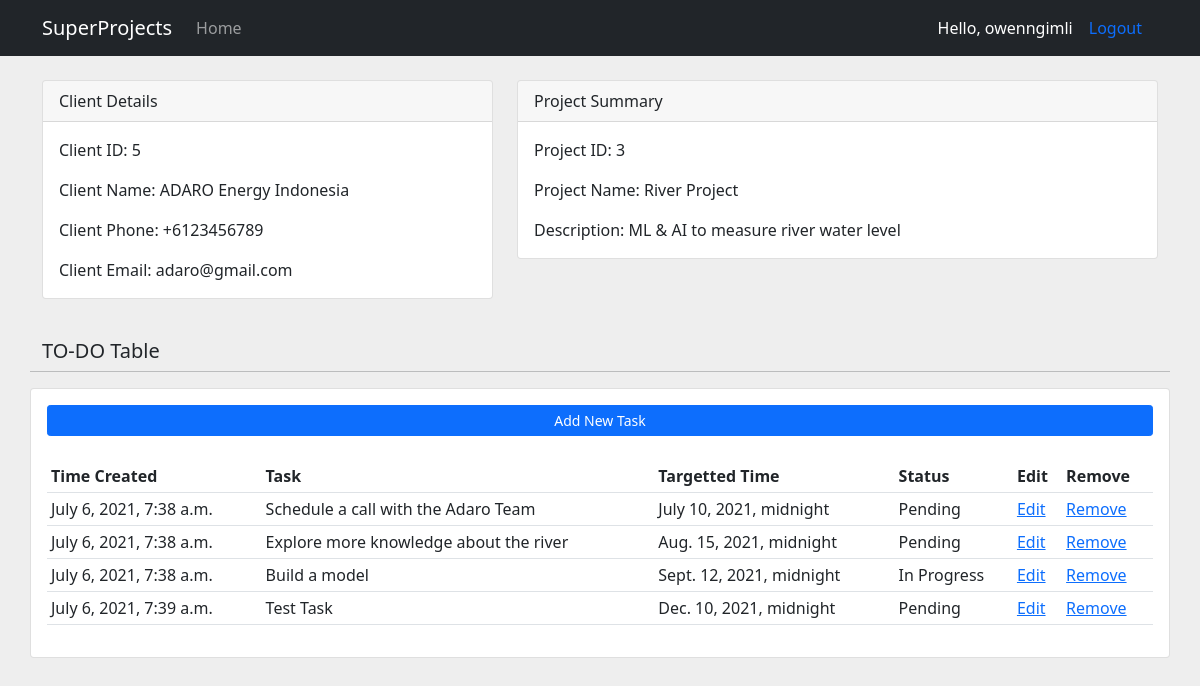
Screenshot of /details/3/ (signed in) with the database file from the repository.
### project/models.py (models this page shows, shortened)
class Client(models.Model):
    name = models.CharField(max_length=128, null=True)
    phone = models.CharField(max_length=20, null=True, blank=True)
    email = models.CharField(max_length=50, null=True)
    date_created = models.DateTimeField(auto_now_add=True) #auto_now is for future dates (e.g. modify date)

class Project(models.Model):
    STATUS = (
        ('Pending', 'Pending'),
        ('In Progress', 'In Progress'),
        ('Done', 'Done')
    )
    name = models.CharField(max_length=128)
    deadline = models.DateTimeField()
    date_created = models.DateTimeField(auto_now_add=True)
    description = models.TextField(max_length=128, null=True, blank=True)
    status = models.CharField(max_length=20, null=True, choices=STATUS)
    client = models.ForeignKey(Client, null=True, blank=True, on_delete=models.SET_NULL)

class Todolist(models.Model):
    STATUS = (
        ('Pending', 'Pending'),
        ('In Progress', 'In Progress'),
        ('Done', 'Done')
    )
    task = models.CharField(max_length=128, null=True)
    date_created = models.DateTimeField(auto_now_add=True)
    target_time = models.DateTimeField()
    status = models.CharField(max_length=20, null=True, choices=STATUS)
    project = models.ForeignKey(Project, null=True, on_delete=models.CASCADE)

### project/views.py (the view)
# urls.py: path('details/<str:pk_project>/', views.details, name='project'),
@login_required(login_url='login')
def details(request, pk_project):
    project = Project.objects.get(id=pk_project)
    client = project.client
    todolist = project.todolist_set.all()
    context = {
        "project": project,
        "client": client,
        "todolist": todolist
    }
    return render(request, 'project/details.html', context)

### project/templates/project/details.html
{% extends 'project/base.html' %}
{% block content %}
<br />
<div class="container">
  <div class="row">
    <div class="col-md-5">
      <div class="card mb-3">
        <div class="card-header">Client Details</div>
        <div class="card-body">
          <p class="card-text">Client ID: {{ client.id }}</p>
          <p class="card-text">Client Name: {{ client.name }}</p>
          <p class="card-text">Client Phone: {{ client.phone }}</p>
          <p class="card-text">Client Email: {{ client.email }}</p>
        </div>
      </div>
    </div>
    <div class="col-md-7">
      <div class="card mb-3">
        <div class="card-header">Project Summary</div>
        <div class="card-body">
          <p class="card-text">Project ID: {{ project.id }}</p>
          <p class="card-text">Project Name: {{ project.name }}</p>
          <p class="card-text">Description: {{ project.description }}</p>
        </div>
      </div>
    </div>
  </div>
  {% include 'project/todolist.html' %}
</div>
{% endblock %}

### project/templates/project/navbar.html (shortened to what this page needs)
<nav class="navbar navbar-expand-lg navbar-dark bg-dark">
  <div class="container container-fluid">
    <a class="navbar-brand" href="#">SuperProjects</a>
    <div class="collapse navbar-collapse" id="navbarNav">
      <ul class="navbar-nav">
        <li class="nav-item">
          <a class="nav-link" href="{% url 'home' %}">Home</a>
        </li>
      </ul>
    </div>
    <span class="mr-3" style="color: white">Hello, {{ request.user }}</span>
    <span><a class="nav-link" href="{% url 'logout' %}">Logout</a></span>
  </div>
</nav>

### project/templates/project/todolist.html
<br />
<div class="row">
  <h5>TO-DO Table</h5>
  <hr />
  <div class="card card-body">
    <a
      class="btn btn-primary btn-sm btn-block"
      href="{% url 'create_task' project.id %}"
      >Add New Task</a
    >
    <br />
    <table class="table table-sm">
      <tr>
        <th>Time Created</th>
        <th>Task</th>
        <th>Targetted Time</th>
        <th>Status</th>
        <th>Edit</th>
        <th>Remove</th>
      </tr>
      {% for todo in todolist %}
      <tr>
        <td>{{ todo.date_created }}</td>
        <td>{{ todo.task }}</td>
        <td>{{ todo.target_time }}</td>
        <td>{{ todo.status }}</td>
        <td><a href="{% url 'update_task' todo.id %}">Edit</a></td>
        <td><a href="{% url 'delete_task' todo.id %}">Remove</a></td>
      </tr>
      {% endfor %}
    </table>
  </div>
</div>

### project/templates/project/base.html (style rules this page uses)
body { background-color: #eee; }

### rows the page displays
Client: id "5", name "ADARO Energy Indonesia", phone "+6123456789", email "adaro@gmail.com"
Project: id "3", name "River Project", description "ML & AI to measure river water level"
Todolist: date_created "July 6, 2021, 7:38 a.m.", task "Schedule a call with the Adaro Team", target_time "July 10, 2021, midnight", status "Pending"
Todolist: date_created "July 6, 2021, 7:38 a.m.", task "Explore more knowledge about the river", target_time "Aug. 15, 2021, midnight", status "Pending"
Todolist: date_created "July 6, 2021, 7:38 a.m.", task "Build a model", target_time "Sept. 12, 2021, midnight", status "In Progress"
Todolist: date_created "July 6, 2021, 7:39 a.m.", task "Test Task", target_time "Dec. 10, 2021, midnight", status "Pending"

### other values shown
{{ request.user }} "owenngimli"
